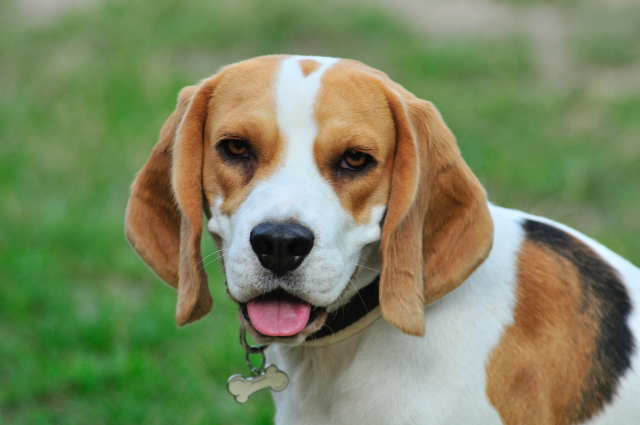
#> input picture pet.jpg, 1280 x 850 px (shown at 1/2 size)
$ jupyter execute 'Lab 12-Thresholding & Binarization.ipynb'
#> lines starting #> are read from the running program, lines starting #| are printed output that depends on the picture; after the words box and inside, x2 and y2 are one past the last pixel; in counts of white or black regions, pixels touching at a corner belong together
[cell 1]
import cv2
import numpy as np

im1= cv2.imread('pet.jpg')
#> im1 is the input picture: shape (850, 1280, 3); mean B, G, R 96.2, 133.5, 123.2
im1= cv2.pyrDown(im1)
#> im1: shape (425, 640, 3)
im1= cv2.pyrDown(im1)
#> im1: shape (213, 320, 3)

im2= cv2.imread('pet.jpg',0)
#> im2: shape (850, 1280); min 2, max 246, mean 126.2
im2= cv2.pyrDown(im2)
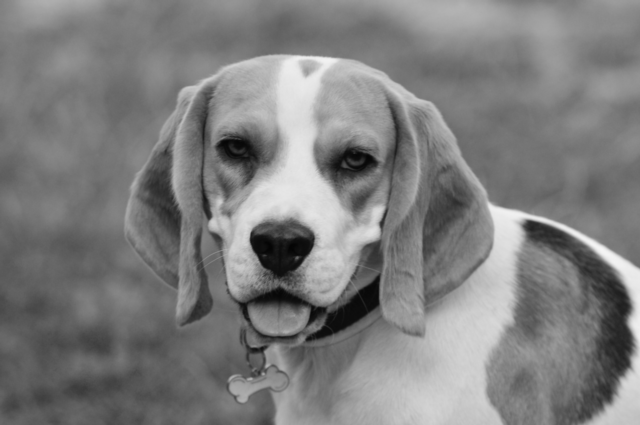
#> im2: shape (425, 640); min 4, max 245, mean 126.1

im2= cv2.pyrDown(im2)
#> im2: shape (213, 320)
ret,t1= cv2.threshold(im1,127,255,cv2.THRESH_BINARY)
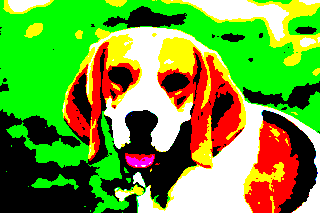
#> t1: shape (213, 320, 3); mean B, G, R 52.3, 158, 110.1
ret,t2= cv2.threshold(im1,127,255,cv2.THRESH_BINARY_INV)
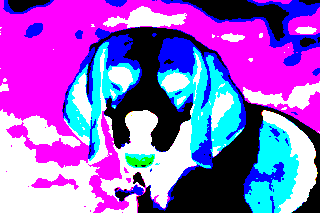
#> t2: shape (213, 320, 3); mean B, G, R 202.7, 97, 144.9
ret,t3= cv2.threshold(im1,127,255,cv2.THRESH_TRUNC)
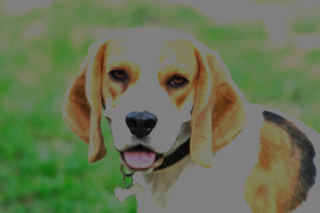
#> t3: shape (213, 320, 3); mean B, G, R 84.6, 115.9, 104.6
ret,t4= cv2.threshold(im1,127,255,cv2.THRESH_TOZERO)
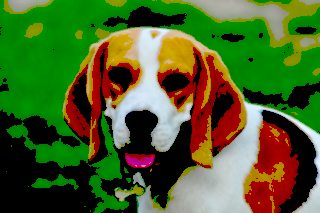
#> t4: shape (213, 320, 3); mean B, G, R 37.7, 96.2, 73.4
ret,t5= cv2.threshold(im1,127,255,cv2.THRESH_TOZERO_INV)
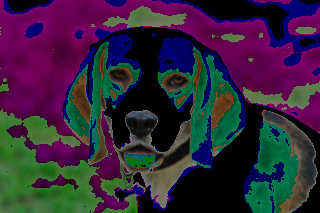
#> t5: shape (213, 320, 3); mean B, G, R 58.5, 37.3, 49.8
ret,t1g= cv2.threshold(im2,127,255,cv2.THRESH_BINARY)
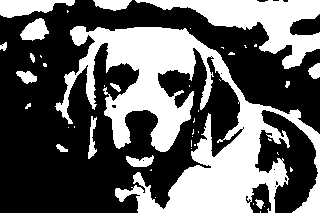
#> t1g: shape (213, 320); 38.5% white; 45 white regions (29 under 20 px), largest, box (x1, y1, x2, y2) and area: (55, 26, 320, 213) 18871, (135, 0, 320, 69) 4660, (0, 0, 75, 18) 847
ret,t2g= cv2.threshold(im2,127,255,cv2.THRESH_BINARY_INV)
ret,t3g= cv2.threshold(im2,127,255,cv2.THRESH_TRUNC)
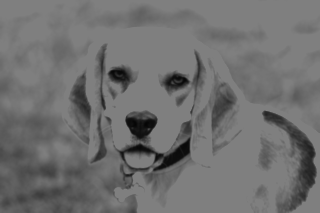
#> t3g: shape (213, 320); min 5, max 127, mean 111.7
ret,t4g= cv2.threshold(im2,127,255,cv2.THRESH_TOZERO)
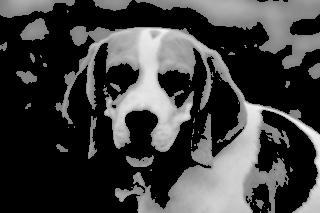
#> t4g: shape (213, 320); min 0, max 244, mean 63.3
ret,t5g= cv2.threshold(im2,127,255,cv2.THRESH_TOZERO_INV)
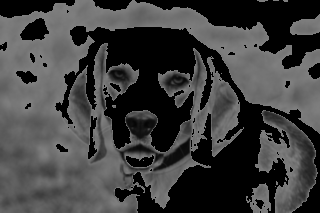
#> t5g: shape (213, 320); min 0, max 127, mean 62.8
cv2.imshow('bin ',t1)
cv2.imshow('bin inv',t2)
cv2.imshow('truncation ',t3)
cv2.imshow('to zero',t4)
cv2.imshow('zero inv ',t5)
cv2.imshow('bin g ',t1g)
cv2.imshow('bin inv g',t2g)
cv2.imshow('truncation  g',t3g)
cv2.imshow('to zero g',t4g)
cv2.imshow('zero inv g ',t5g)
cv2.waitKey(0)
cv2.destroyAllWindows()
